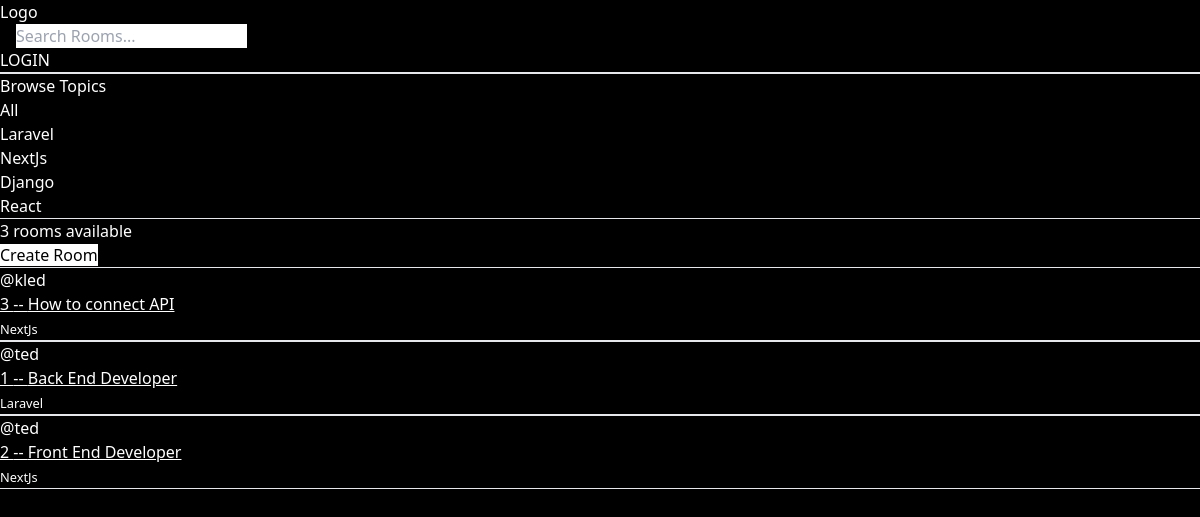
The page / on the database its author committed.
### base/models.py (models this page shows, shortened)
class Topic(models.Model):
    name = models.CharField(max_length=200)
    def __str__(self):
        return self.name

class Room(models.Model):
    host = models.ForeignKey(User, on_delete=models.SET_NULL, null=True)
    topic = models.ForeignKey(Topic, on_delete=models.SET_NULL, null=True)
    name = models.CharField(max_length=200)
    description = models.TextField(null=True, blank=True)
    updated = models.DateTimeField(auto_now=True)
    created = models.DateTimeField(auto_now_add=True)
    class Meta:
        ordering = ['-updated', '-created']

### base/views.py (the view)
# urls.py: path('', views.romr, name='home'),
def romr(request):
    q = request.GET.get('q') if request.GET.get('q') != None else ''
    rooms = Room.objects.filter(Q(topic__name__icontains=q) | Q(name__icontains=q) | Q(description__icontains=q))
    room_count = rooms.count()
    topics = Topic.objects.all()
    context = {'rooms': rooms, 'topics': topics, 'room_count': room_count}
    return render(request, 'base/home.html', context)

### base/templates/base/home.html (shortened to what this page needs)
{% extends 'main.html'%} {% block content %}
<div>
  <hr />
  <h3>Browse Topics</h3>
  <div>
    <div>
      <a href="{% url 'home' %}">All</a>
    </div>
    {% for topic in topics%}
    <div>
      <a href="{% url 'home' %}?q={{topic.name}}">{{topic}}</a>
    </div>
    {% endfor %}
  </div>
  <hr />
</div>
<h5>
  {{room_count}} {% if room_count > 1 %} rooms available {%else %} room
  available {% endif %}
</h5>
<a class="text-black bg-white" href="{% url 'create-room' %}">Create Room</a>
{% if rooms%} {% for room in rooms %}
<div>
  <hr />
  <span>@{{room.host.username}}</span>
  <a href="{% url 'room' room.id %}" class="underline">
    <h3>{{room.id}} -- {{room.name}}</h3>
  </a>
  <small>{{room.topic.name}}</small>
  <hr />
</div>
{% endfor %} {%endif%} {% endblock %}

### rows shown on the page
Topic: name "Laravel"
Topic: name "NextJs"
Topic: name "Django"
Topic: name "React"
Room: host.username "kled", id "3", name "How to connect API", topic.name "NextJs"
Room: host.username "ted", id "1", name "Back End Developer", topic.name "Laravel"
Room: host.username "ted", id "2", name "Front End Developer", topic.name "NextJs"

### other values the page prints
{{ room_count }} "3"
